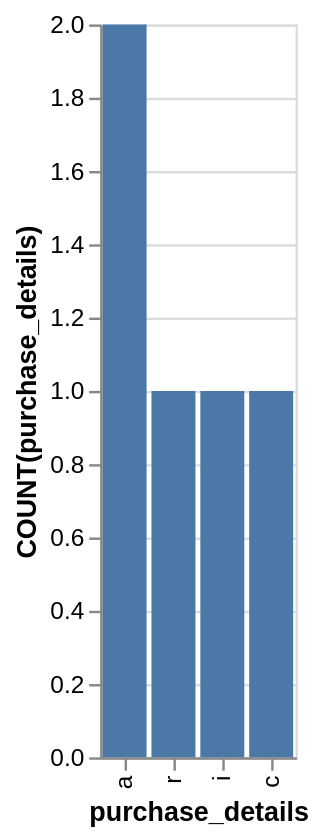

Specify this chart in Vega-Lite:
### Vega-Lite specification from a JSON file in a GitHub repository (floating-point values rounded to 4 significant figures)
{"data": {"values": [{"x_data": "a", "y_data": 2}, {"x_data": "r", "y_data": 1}, {"x_data": "i", "y_data": 1}, {"x_data": "c", "y_data": 1}]}, "mark": "bar", "encoding": {"x": {"field": "x_data", "type": "nominal", "title": "purchase_details", "sort": {"op": "sum", "field": "y_data", "order": "descending"}}, "y": {"field": "y_data", "type": "quantitative", "title": "COUNT(purchase_details)"}}}
